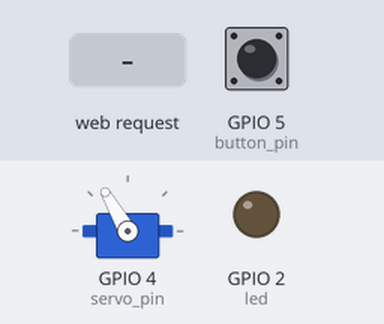
The sketch below on a simulated ESP8266 (NodeMCU). Shown: servo, output pins drawn as LEDs (lit = HIGH). The inputs (shaded band) are chosen by the test bench; at power-on: GPIO 5 (button_pin) LOW. WiFi joins after 1.5 s; servers stay silent unless stated; what the sketch prints to the serial monitor is not drawn.

Above: at 2.7 s.
2.8 s: GPIO 5 (button_pin) pulled HIGH for 3.2 s
At 4.0 s:
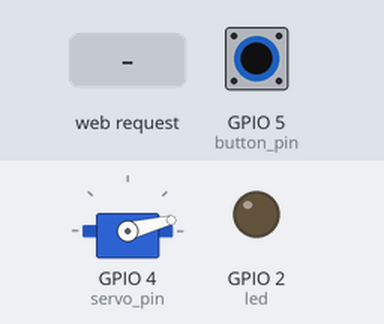
8.3 s: HTTP request GET /unlock received
At 9.4 s:
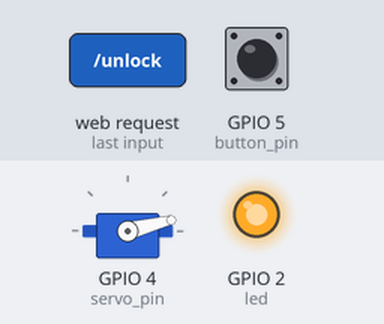
11.3 s: HTTP request GET /lock received
At 14.1 s:
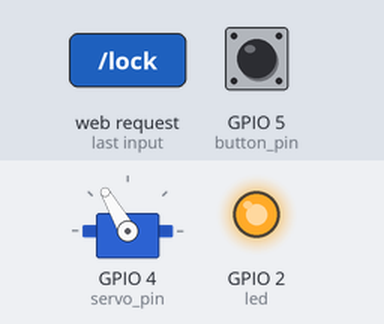
14.3 s: GPIO 5 (button_pin) pulled HIGH for 0.15 s
At 15.2 s:
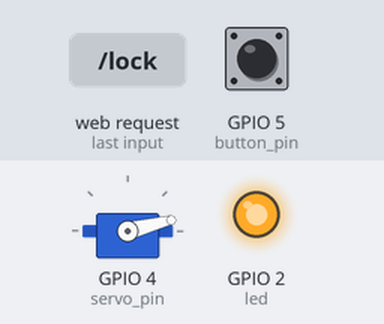
Timing chart, 0 to 17.8 s (numbered marks = the images above; inputs shaded):
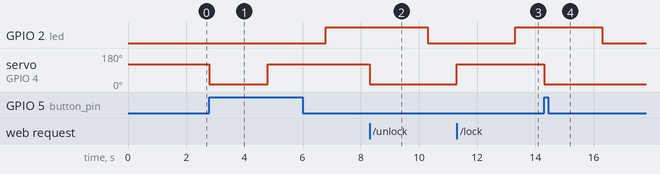

Measured:
- after the input at 2.8 s, GPIO 2 (led): LOW → HIGH after 4.0 s; servo on GPIO 4 (servo_pin): 120° → 14° at once, → 120° 2.0 s later
- after the input at 8.3 s, GPIO 2 (led): HIGH → LOW after 2.0 s; servo on GPIO 4 (servo_pin): 120° → 14° at once
- after the input at 11.3 s, GPIO 2 (led): LOW → HIGH after 2.0 s; servo on GPIO 4 (servo_pin): 14° → 120° at once
- after the input at 14.3 s, GPIO 2 (led): HIGH → LOW after 2.0 s; servo on GPIO 4 (servo_pin): 120° → 14° at once

The sketch:

WebServerLock.ino
```cpp
#include <ESP8266WiFi.h>
#include <WiFiClient.h>
#include <ESP8266WebServer.h>
#include <ESP8266mDNS.h>
#include <Servo.h>

#define DELAY_BETWEEN_COMMANDS 1000
#define LOCK_DOOR 120
#define UNLOCK_DOOR 14
#define LOCKING 0

Servo myservo;

const char* ssid = "";
const char* password = "";
const char* hname = "doorlock";
int state = LOCK_DOOR;

ESP8266WebServer server(80);

const int led = BUILTIN_LED;
const int button_pin = 5; // GPIO 5, D1.
const int servo_pin = 4; // GPIO 4 D2.

void handleNotFound(){
  String message = "File Not Found\n\n";
  message += "URI: ";
  message += server.uri();
  message += "\nMethod: ";
  message += (server.method() == HTTP_GET)?"GET":"POST";
  message += "\nArguments: ";
  message += server.args();
  message += "\n";
  for (uint8_t i=0; i<server.args(); i++){
    message += " " + server.argName(i) + ": " + server.arg(i) + "\n";
  }
  server.send(404, "text/plain", message);
}

void setup(void){
  myservo.attach(servo_pin);
  myservo.write(LOCK_DOOR);

  pinMode(led, OUTPUT);
  digitalWrite(led, LOW);
  Serial.begin(115200);
  WiFi.begin(ssid, password);
  WiFi.hostname(hname);
  Serial.println("");

  // Wait for connection
  while (WiFi.status() != WL_CONNECTED) {
    delay(500);
    Serial.print(".");
  }
  Serial.println("");
  Serial.print("Connected to ");
  Serial.println(ssid);
  Serial.print("IP address: ");
  Serial.println(WiFi.localIP());

  if (MDNS.begin(hname)) {
    Serial.println("MDNS Responder Started");
  }

  server.on("/lock", [](){
    lockDoor();
    server.send(200, "text/plain", "Door locked");
  });

  server.on("/unlock", [](){
    unlockDoor();
    server.send(200, "text/plain", "Door unlocked");
  });

  server.on("/state", [](){
    if (state == LOCK_DOOR) {
      server.send(200, "text/plain", "LOCK");
    } else {
      server.send(404, "text/plain", "NOT LOCK");
    }
  });

  server.onNotFound(handleNotFound);

  server.begin();
  Serial.println("HTTP Server Started.");

  // Take GPIO D1 as button.
  pinMode(button_pin, INPUT);
}

void loop(void){
  server.handleClient();

  handleButton();
}

void handleButton() {
  if (state == LOCKING) return;
  byte pressed = digitalRead(5);
  if (pressed == HIGH) {
    if (state == LOCK_DOOR) {
      unlockDoor();
    } else {
      lockDoor();
    }
  }
}

void lockDoor() {
  if (state == LOCKING) return;
  state = LOCKING;

  Serial.println("Locking door...");
  myservo.write(LOCK_DOOR);

  delay(1000 * 2); // After 2 seconds.
  state = LOCK_DOOR;

  digitalWrite(led, HIGH);
}

void unlockDoor() {
  if (state == LOCKING) return;
  state = LOCKING;

  Serial.println("Unlocking door...");
  myservo.write(UNLOCK_DOOR);

  delay(1000 * 2); // After 2 seconds.
  state = UNLOCK_DOOR;

  digitalWrite(led, LOW);
}
```
